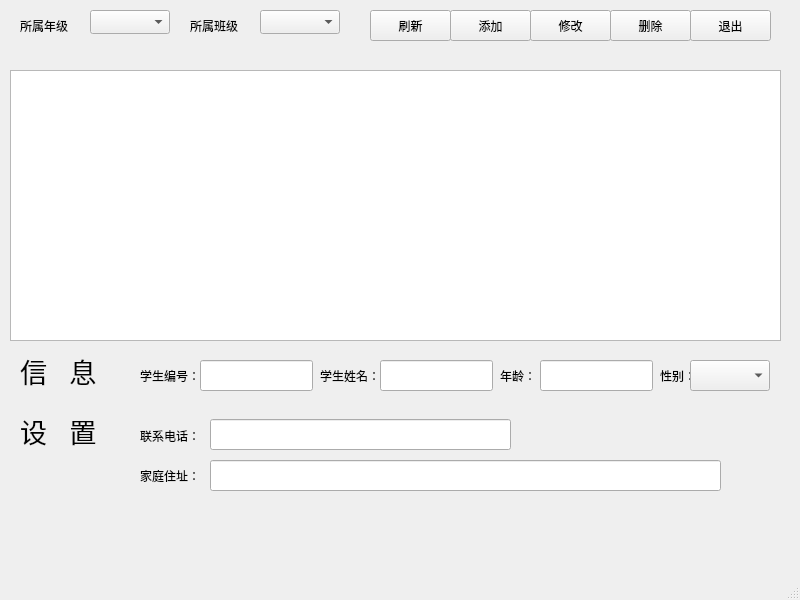
<?xml version="1.0" encoding="UTF-8"?>
<ui version="4.0">
 <class>MainWindow</class>
 <widget class="QMainWindow" name="MainWindow">
  <property name="geometry">
   <rect>
    <x>0</x>
    <y>0</y>
    <width>800</width>
    <height>600</height>
   </rect>
  </property>
  <property name="windowTitle">
   <string>学生信息管理</string>
  </property>
  <widget class="QWidget" name="centralwidget">
   <widget class="QLabel" name="label">
    <property name="geometry">
     <rect>
      <x>20</x>
      <y>10</y>
      <width>81</width>
      <height>31</height>
     </rect>
    </property>
    <property name="text">
     <string>所属年级</string>
    </property>
   </widget>
   <widget class="QLabel" name="label_2">
    <property name="geometry">
     <rect>
      <x>190</x>
      <y>10</y>
      <width>81</width>
      <height>31</height>
     </rect>
    </property>
    <property name="text">
     <string>所属班级</string>
    </property>
   </widget>
   <widget class="QPushButton" name="btnReFrash">
    <property name="geometry">
     <rect>
      <x>370</x>
      <y>10</y>
      <width>81</width>
      <height>31</height>
     </rect>
    </property>
    <property name="text">
     <string>刷新</string>
    </property>
   </widget>
   <widget class="QPushButton" name="btnAdd">
    <property name="geometry">
     <rect>
      <x>450</x>
      <y>10</y>
      <width>81</width>
      <height>31</height>
     </rect>
    </property>
    <property name="text">
     <string>添加</string>
    </property>
   </widget>
   <widget class="QPushButton" name="btnUpdate">
    <property name="geometry">
     <rect>
      <x>530</x>
      <y>10</y>
      <width>81</width>
      <height>31</height>
     </rect>
    </property>
    <property name="text">
     <string>修改</string>
    </property>
   </widget>
   <widget class="QPushButton" name="btnDelete">
    <property name="geometry">
     <rect>
      <x>610</x>
      <y>10</y>
      <width>81</width>
      <height>31</height>
     </rect>
    </property>
    <property name="text">
     <string>删除</string>
    </property>
   </widget>
   <widget class="QPushButton" name="btnQuit">
    <property name="geometry">
     <rect>
      <x>690</x>
      <y>10</y>
      <width>81</width>
      <height>31</height>
     </rect>
    </property>
    <property name="text">
     <string>退出</string>
    </property>
   </widget>
   <widget class="QComboBox" name="cboGrade">
    <property name="geometry">
     <rect>
      <x>90</x>
      <y>10</y>
      <width>80</width>
      <height>24</height>
     </rect>
    </property>
   </widget>
   <widget class="QComboBox" name="cboClass">
    <property name="geometry">
     <rect>
      <x>260</x>
      <y>10</y>
      <width>80</width>
      <height>24</height>
     </rect>
    </property>
   </widget>
   <widget class="QTableWidget" name="tableWidget">
    <property name="geometry">
     <rect>
      <x>10</x>
      <y>70</y>
      <width>771</width>
      <height>271</height>
     </rect>
    </property>
   </widget>
   <widget class="QLabel" name="label_3">
    <property name="geometry">
     <rect>
      <x>140</x>
      <y>360</y>
      <width>91</width>
      <height>31</height>
     </rect>
    </property>
    <property name="text">
     <string>学生编号：</string>
    </property>
   </widget>
   <widget class="QLabel" name="label_4">
    <property name="geometry">
     <rect>
      <x>320</x>
      <y>360</y>
      <width>81</width>
      <height>31</height>
     </rect>
    </property>
    <property name="text">
     <string>学生姓名：</string>
    </property>
   </widget>
   <widget class="QLabel" name="label_5">
    <property name="geometry">
     <rect>
      <x>500</x>
      <y>360</y>
      <width>81</width>
      <height>31</height>
     </rect>
    </property>
    <property name="text">
     <string>年龄：</string>
    </property>
   </widget>
   <widget class="QLabel" name="label_6">
    <property name="geometry">
     <rect>
      <x>660</x>
      <y>360</y>
      <width>81</width>
      <height>31</height>
     </rect>
    </property>
    <property name="text">
     <string>性别：</string>
    </property>
   </widget>
   <widget class="QLabel" name="label_7">
    <property name="geometry">
     <rect>
      <x>140</x>
      <y>420</y>
      <width>81</width>
      <height>31</height>
     </rect>
    </property>
    <property name="text">
     <string>联系电话：</string>
    </property>
   </widget>
   <widget class="QLabel" name="label_8">
    <property name="geometry">
     <rect>
      <x>140</x>
      <y>460</y>
      <width>81</width>
      <height>31</height>
     </rect>
    </property>
    <property name="text">
     <string>家庭住址：</string>
    </property>
   </widget>
   <widget class="QLabel" name="label_9">
    <property name="geometry">
     <rect>
      <x>20</x>
      <y>350</y>
      <width>111</width>
      <height>41</height>
     </rect>
    </property>
    <property name="font">
     <font>
      <pointsize>20</pointsize>
     </font>
    </property>
    <property name="text">
     <string>信   息</string>
    </property>
   </widget>
   <widget class="QLabel" name="label_10">
    <property name="geometry">
     <rect>
      <x>20</x>
      <y>410</y>
      <width>111</width>
      <height>41</height>
     </rect>
    </property>
    <property name="font">
     <font>
      <pointsize>20</pointsize>
     </font>
    </property>
    <property name="text">
     <string>设   置</string>
    </property>
   </widget>
   <widget class="QLineEdit" name="editStuID">
    <property name="geometry">
     <rect>
      <x>200</x>
      <y>360</y>
      <width>113</width>
      <height>31</height>
     </rect>
    </property>
   </widget>
   <widget class="QLineEdit" name="editStuName">
    <property name="geometry">
     <rect>
      <x>380</x>
      <y>360</y>
      <width>113</width>
      <height>31</height>
     </rect>
    </property>
   </widget>
   <widget class="QLineEdit" name="editStuAge">
    <property name="geometry">
     <rect>
      <x>540</x>
      <y>360</y>
      <width>113</width>
      <height>31</height>
     </rect>
    </property>
   </widget>
   <widget class="QLineEdit" name="editPhone">
    <property name="geometry">
     <rect>
      <x>210</x>
      <y>419</y>
      <width>301</width>
      <height>31</height>
     </rect>
    </property>
   </widget>
   <widget class="QLineEdit" name="editAddress">
    <property name="geometry">
     <rect>
      <x>210</x>
      <y>460</y>
      <width>511</width>
      <height>31</height>
     </rect>
    </property>
   </widget>
   <widget class="QComboBox" name="cboSex">
    <property name="geometry">
     <rect>
      <x>690</x>
      <y>360</y>
      <width>80</width>
      <height>31</height>
     </rect>
    </property>
   </widget>
  </widget>
  <widget class="QMenuBar" name="menubar">
   <property name="geometry">
    <rect>
     <x>0</x>
     <y>0</y>
     <width>800</width>
     <height>33</height>
    </rect>
   </property>
  </widget>
  <widget class="QStatusBar" name="statusbar"/>
 </widget>
 <resources/>
 <connections/>
</ui>
